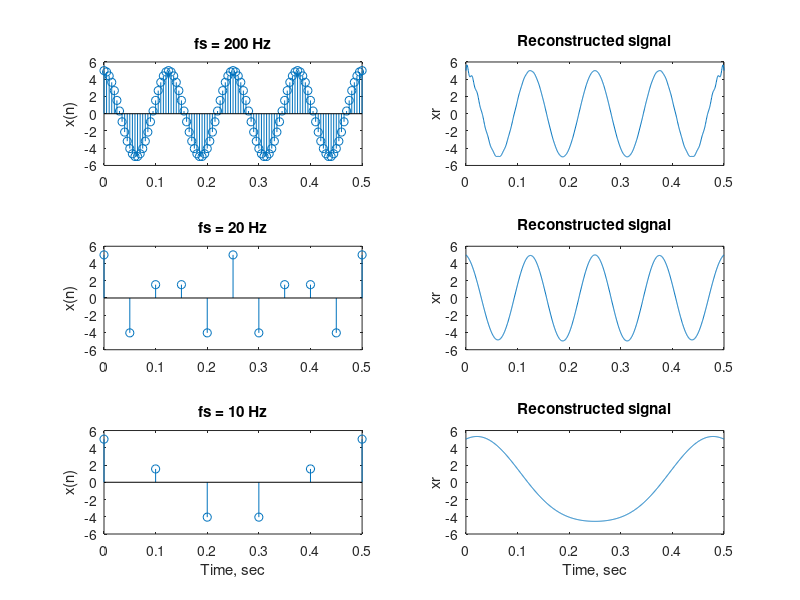

Write the MATLAB code that produced this figure.
clear  % clear all variables

% specification of sinusoid
f0=8;
a=5;
phi=0;

% Using 200-Hz sampling rate
fs=200;
t=0:1/fs:0.5;
x=a*cos(2*pi*f0*t+phi);
subplot(3,2,1)
stem(t,x)
ylabel('x(n)')
title('fs = 200 Hz')
axis([min(t) max(t) -6 6])

% Recosntruct signal using a high sampling rate
fs_r=2000;
new_t=min(t):1/fs_r:max(t);
x_r=zeros(1,length(new_t));
for k=1:length(t)
  x_r=x_r+x(k)*sinc((new_t-t(k))*fs); 
end
subplot(3,2,2)
plot(new_t,x_r)
ylabel('xr')
title('Reconstructed signal')
axis([min(new_t) max(new_t) -6 6])


% Using 20-Hz sampling rate
fs=20;
t=0:1/fs:0.5;
x=a*cos(2*pi*f0*t+phi);
subplot(3,2,3)
stem(t,x)
ylabel('x(n)')
title('fs = 20 Hz')
axis([min(t) max(t) -6 6])

% Recosntruct signal using a high sampling rate
fs_r=2000;
new_t=min(t):1/fs_r:max(t);
x_r=zeros(1,length(new_t));
for k=1:length(t)
  x_r=x_r+x(k)*sinc((new_t-t(k))*fs); 
end
subplot(3,2,4)
plot(new_t,x_r)
ylabel('xr')
title('Reconstructed signal')
axis([min(new_t) max(new_t) -6 6])


% Using 10-Hz sampling rate
fs=10;
t=0:1/fs:0.5;
x=a*cos(2*pi*f0*t+phi);
subplot(3,2,5)
stem(t,x)
xlabel('Time, sec')
ylabel('x(n)')
title('fs = 10 Hz')
axis([min(t) max(t) -6 6])

% Recosntruct signal using a high sampling rate
fs_r=2000;
new_t=min(t):1/fs_r:max(t);
x_r=zeros(1,length(new_t));
for k=1:length(t)
  x_r=x_r+x(k)*sinc((new_t-t(k))*fs); 
end
subplot(3,2,6)
plot(new_t,x_r)
xlabel('Time, sec')
ylabel('xr')
title('Reconstructed signal')
axis([min(new_t) max(new_t) -6 6])
